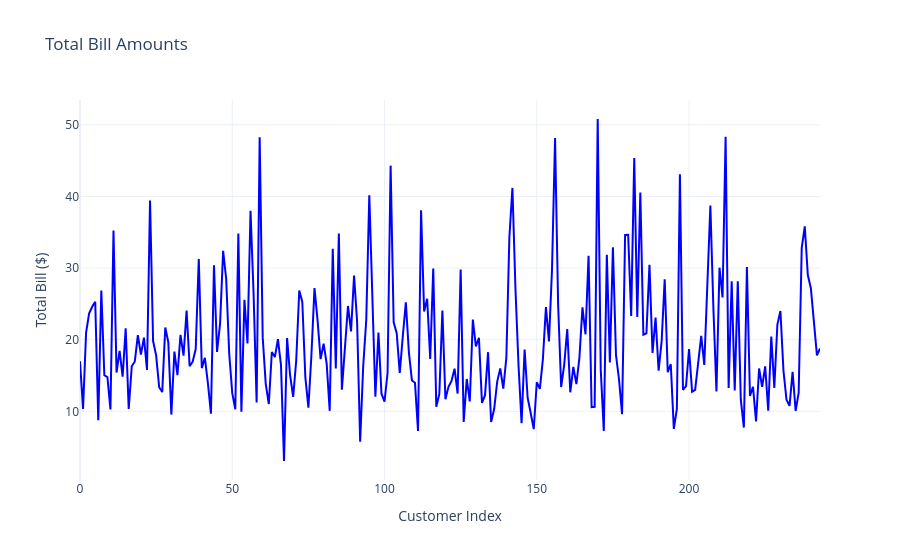

Here is the notebook cell this chart was saved with:
### Code cell
# Create an interactive line plot of the total_bill column
# Using Plotly Express instead of cufflinks for better compatibility
print("Interactive Line Plot of Total Bill Amounts")
print("This shows each customer's total bill as a line plot")
print("Use your mouse to interact with the chart - hover, zoom, and pan!")

# Using Plotly Express for better compatibility with newer versions
import plotly.express as px

# Create a line plot using plotly express
fig = px.line(tips.reset_index(), x=tips.index, y='total_bill', 
              title='Total Bill Amounts',
              template='plotly_white',
              color_discrete_sequence=['blue'])

fig.update_layout(
    xaxis_title='Customer Index',
    yaxis_title='Total Bill ($)',
    showlegend=False
)

fig.show()

### Figure 1 — Plotly figure (JSON) as saved in the notebook; plotly's stock layout.template omitted (floating-point values rounded to 4 significant figures; data arrays with more than 128 entries replaced by an {"elided": "..."} marker saying what was removed)
{"data": [{"hovertemplate": "x=%{x}<br>total_bill=%{y}<extra></extra>", "legendgroup": "", "line": {"color": "blue", "dash": "solid"}, "marker": {"symbol": "circle"}, "mode": "lines", "name": "", "orientation": "v", "showlegend": false, "type": "scatter", "x": {"elided": "244 int values"}, "xaxis": "x", "y": {"elided": "244 float values"}, "yaxis": "y"}], "layout": {"legend": {"tracegroupgap": 0}, "showlegend": false, "title": {"text": "Total Bill Amounts"}, "xaxis": {"anchor": "y", "domain": [0, 1], "title": {"text": "Customer Index"}}, "yaxis": {"anchor": "x", "domain": [0, 1], "title": {"text": "Total Bill ($)"}}}}
